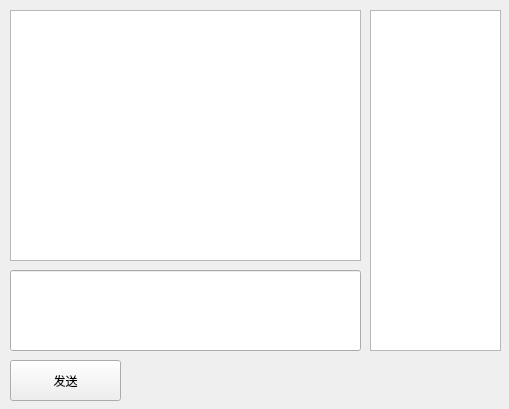
<?xml version="1.0" encoding="UTF-8"?>
<ui version="4.0">
 <class>Group_chat</class>
 <widget class="QWidget" name="Group_chat">
  <property name="geometry">
   <rect>
    <x>0</x>
    <y>0</y>
    <width>509</width>
    <height>409</height>
   </rect>
  </property>
  <property name="windowTitle">
   <string>Form</string>
  </property>
  <widget class="QTextEdit" name="textEdit">
   <property name="geometry">
    <rect>
     <x>10</x>
     <y>10</y>
     <width>351</width>
     <height>251</height>
    </rect>
   </property>
  </widget>
  <widget class="QLineEdit" name="lineEdit">
   <property name="geometry">
    <rect>
     <x>10</x>
     <y>270</y>
     <width>351</width>
     <height>81</height>
    </rect>
   </property>
  </widget>
  <widget class="QListWidget" name="listWidget">
   <property name="geometry">
    <rect>
     <x>370</x>
     <y>10</y>
     <width>131</width>
     <height>341</height>
    </rect>
   </property>
  </widget>
  <widget class="QPushButton" name="SendPb">
   <property name="geometry">
    <rect>
     <x>10</x>
     <y>360</y>
     <width>111</width>
     <height>41</height>
    </rect>
   </property>
   <property name="text">
    <string>发送</string>
   </property>
  </widget>
 </widget>
 <resources/>
 <connections/>
</ui>
